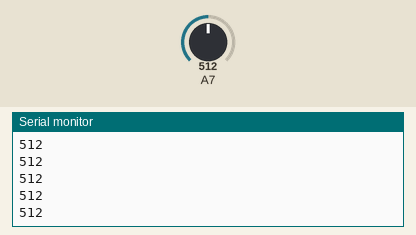
Recording of a sketch running on a simulated Arduino Uno, built with avr-gcc and run on an emulated ATmega328P. Parts: the last lines printed to the serial monitor. The test bench sets the inputs (shaded band); at power-on: A7 = 512.

Above: at 1.2 s.
1.3 s: A7 set to 716
At 1.31 s:
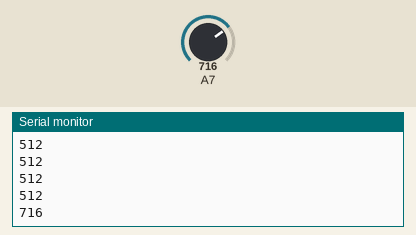
2.8 s: A7 set to 900
At 2.81 s:
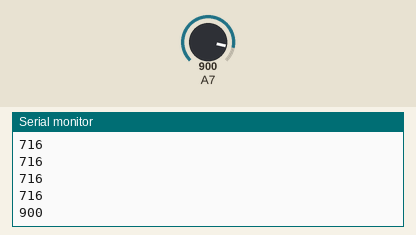
Timing chart, 0 to 5.8 s (numbered marks = the images above; inputs shaded):
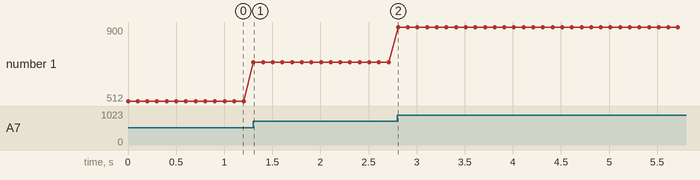

The sketch:

IR_Receiver_Remote.ino
```cpp
void setup() {
pinMode(7, INPUT);
Serial.begin(9600);
}

void loop() {
Serial.println(analogRead(7));
delay(100);
}
```

Measured:
- after the input at 1.3 s, the serial monitor: prints a new line at once (image 1)
- after the input at 2.8 s, the serial monitor: prints a new line at once (image 2)
- plotted number 1: 512 → 716 after the input at 1.3 s, 716 → 900 after the input at 2.8 s
